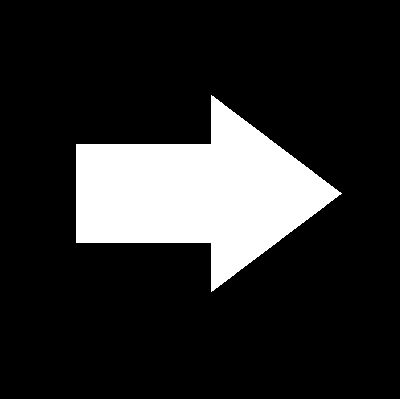
#> input picture opencv/04-图像轮廓/补充/assets/signal.png, 400 x 399 px, found by its file name
$ python '01-绘制图像轮廓.py'
#> lines starting #> are read from the running program, lines starting #| are printed output that depends on the picture; after the words box and inside, x2 and y2 are one past the last pixel; in counts of white or black regions, pixels touching at a corner belong together
import cv2
import numpy as np

src = cv2.imread("../assets/signal.png")
#> src is the input picture: shape (399, 400, 3); 16.5% white; 1 white region, box (x1, y1, x2, y2) and area: (76, 95, 342, 292) 26331
gray = cv2.cvtColor(src, cv2.COLOR_BGR2GRAY)
#> gray: shape (399, 400); 16.5% white; 1 white region
ret, binary = cv2.threshold(gray, 127, 255, cv2.THRESH_BINARY)
contours, _ = cv2.findContours(binary, cv2.RETR_EXTERNAL, cv2.CHAIN_APPROX_SIMPLE)
#> contours = 1 contour; box (x1, y1, x2, y2) and area: (76, 95, 342, 292) 25968
x, y, w, h = cv2.boundingRect(contours[0])
#> x = 76; y = 95; w = 266; h = 197
# 绘制方式一
# cv2.rectangle(src, (x, y), (x + w, y + h), color=(255, 255, 255), thickness=2)
# 绘制方式二
# points = np.array([[[x, y]], [[x + w, y]], [[x + w, y + h]], [[x, y + h]]])
# cv2.drawContours(src, [points], 0, (255, 255, 255), 2)
# 绘制方式三
rect = cv2.minAreaRect(contours[0])
#> rect = ((185, 199.6), (199.1, 241), -52.93)
points = cv2.boxPoints(rect)
#> points = [[221.1, 351.7], [28.86, 206.4], [148.9, 47.52], [341.2, 192.8]]
points = points.astype(np.uint)
#> points = [[221, 351], [28, 206], [148, 47], [341, 192]]
cv2.drawContours(src, [points], 0, (255, 255, 255), 2)
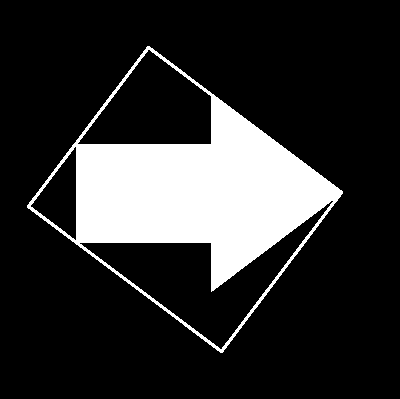
#> src: shape (399, 400, 3); 18.2% white; 1 white region, box (x1, y1, x2, y2) and area: (27, 46, 343, 353) 28979
cv2.imshow("result", src)
cv2.waitKey(0)
cv2.destroyAllWindows()
